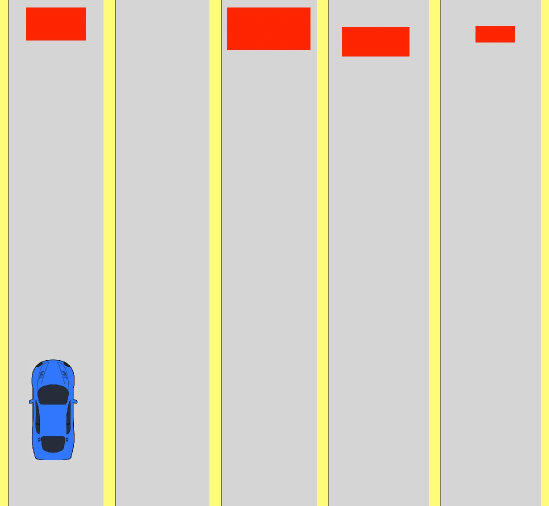
#> input picture Project_5_scene_analysing/task_2/image_00.jpg, 1098 x 1012 px (shown at 1/2 size)
$ python -i task_2.py   (imports and definitions only)
#> lines starting #> are read from the running program, lines starting #| are printed output that depends on the picture; after the words box and inside, x2 and y2 are one past the last pixel; in counts of white or black regions, pixels touching at a corner belong together
#> in find_road_number, `image_hsv = cv2.cvtColor(image, cv2.COLOR_RGB2HSV)`: image_hsv: shape (1012, 1098, 3); mean H, S, V 11.5, 26.5, 217.6
import cv2
import numpy as np


def find_count(image_hsv):

    coords = []

    hsv_low = (25, 0, 235)
    hsv_high = (40, 256, 256)
    borders_area = cv2.inRange(image_hsv, hsv_low, hsv_high)
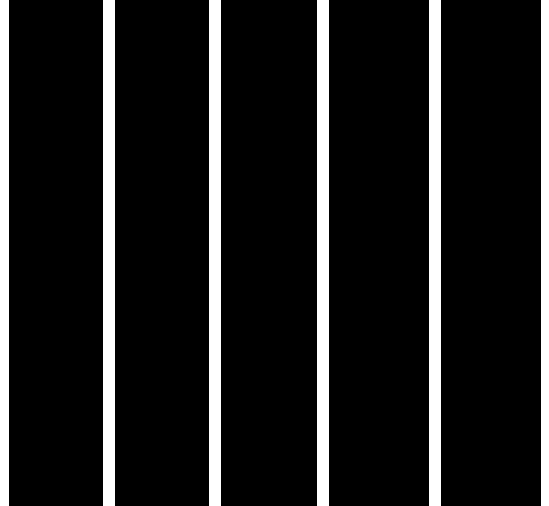
#> borders_area: shape (1012, 1098) (shown at 1/2 size); 11.4% white; 6 white regions, box (x1, y1, x2, y2) and area: (207, 0, 230, 1012) 23276, (419, 0, 442, 1012) 23276, (634, 0, 657, 1012) 23276, (858, 0, 881, 1012) 23276, (0, 0, 17, 1012) 17204, (1082, 0, 1098, 1012) 16192
    temp = 2

    for i in range(len(borders_area[10]) - 1):
        if borders_area[10][i] != borders_area[10][i + 1]:
            coords.append(i + 1)
            temp += 1
#> after the loop, coords = [17, 207, 230, 419, 442, 634, 657, 858, 881, 1082]; temp = 12

    return coords, temp / 2


def find_road_number(image: np.ndarray) -> int:
    """
    Найти номер дороги, на которой нет препятсвия в конце пути.

    :param image: исходное изображение
    :return: номер дороги, на котором нет препятсвия на дороге
    """
    road_number = None

    image_hsv = cv2.cvtColor(image, cv2.COLOR_RGB2HSV)

    coords, count_borders = find_count(image_hsv)
#> coords = [17, 207, 230, 419, 442, 634, 657, 858, 881, 1082]; count_borders = 6
    coords = np.asarray(coords)
    coords = coords.reshape(int(len(coords) / 2), 2)
#> coords = [[17, 207], [230, 419], [442, 634], [657, 858], [881, 1082]]

    imgs_list = []
    for i in range(int(count_borders - 1)):
        imgs_list.append(image_hsv[:, coords[i,0] : coords[i,1], :])
#> after the loop, imgs_list = 5 items

    message = 'error'
    for i in range(len(imgs_list)):

        hsv_low = (0, 200, 200)
        hsv_high = (8, 256, 256)
        red_detection = cv2.inRange(imgs_list[i], hsv_low, hsv_high)

        if np.count_nonzero(red_detection) == 0:

            hsv_low = (90, 150, 150)
            hsv_high = (130, 256, 256)
            blue_detection = cv2.inRange(imgs_list[i], hsv_low, hsv_high)

            if np.count_nonzero(blue_detection) == 0:
                road_number = i
                message = f'Нужно перестроиться на дорогу номер {road_number}'

            else:
                message = 'Перестраиваться не нужно'
#> this loop made 5 passes
#> (hsv_low, hsv_high, road_number, message) on pass 2: ((90, 150, 150), (130, 256, 256), 1, 'Нужно перестроиться на дорогу номер 1')
#> (hsv_low, hsv_high) on passes 1, 3, 4, 5: ((0, 200, 200), (8, 256, 256)), ((0, 200, 200), (8, 256, 256)), ((0, 200, 200), (8, 256, 256)), ((0, 200, 200), (8, 256, 256))
#> pass 1, in find_road_number, `red_detection = cv2.inRange(imgs_list[i], hsv_low, hsv_high)`:
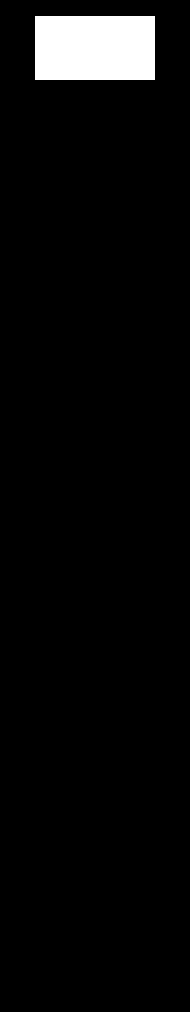
#> red_detection: shape (1012, 190); 4% white; 1 white region, box (x1, y1, x2, y2) and area: (35, 16, 155, 80) 7680
#> pass 3, in find_road_number, `red_detection = cv2.inRange(imgs_list[i], hsv_low, hsv_high)`:
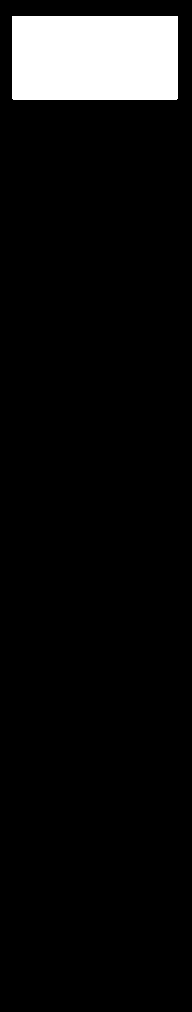
#> red_detection: shape (1012, 192); 7.2% white; 1 white region, box (x1, y1, x2, y2) and area: (12, 16, 178, 100) 13942

    return message

>>> import cv2
>>> picture = cv2.cvtColor(cv2.imread('task_2/image_00.jpg'), cv2.COLOR_BGR2RGB)
>>> result = find_road_number(picture)
#> result = 'Нужно перестроиться на дорогу номер 1'

$ run again, on Project_5_scene_analysing/task_2/image_01.jpg
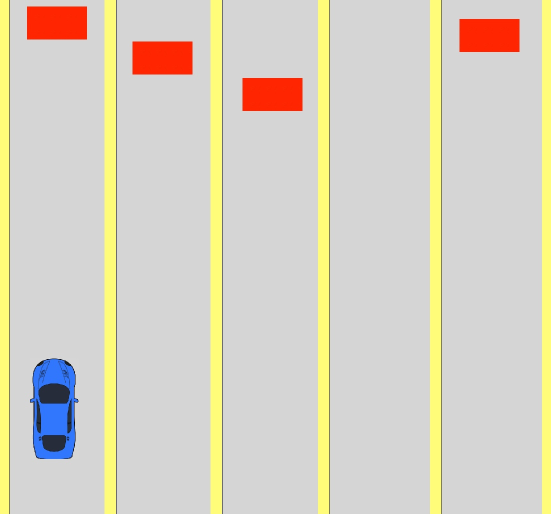
#> input picture Project_5_scene_analysing/task_2/image_01.jpg, 1102 x 1028 px (shown at 1/2 size)
#> image_hsv: shape (1028, 1102, 3); mean H, S, V 9.1, 26.5, 217.7
#> in find_count, `borders_area = cv2.inRange(image_hsv, hsv_low, hsv_high)`:
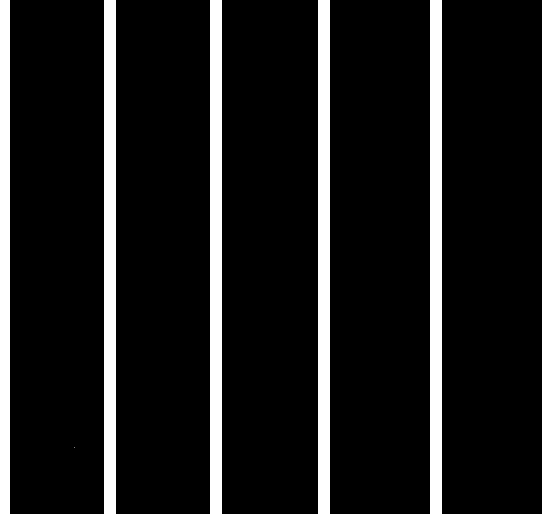
#> borders_area: shape (1028, 1102) (shown at 1/2 size); 11.7% white; 7 white regions (1 under 20 px), largest, box (x1, y1, x2, y2) and area: (209, 0, 232, 1028) 23644, (421, 0, 444, 1028) 23644, (636, 0, 659, 1028) 23644, (860, 0, 883, 1028) 23644, (0, 0, 19, 1028) 19532, (1084, 0, 1102, 1028) 18504
#> after the loop in find_count, `for i in range(len(borders_area[10]) - 1):`: coords = [19, 209, 232, 421, 444, 636, 659, 860, 883, 1084]; temp = 12
#> in find_road_number, `coords, count_borders = find_count(image_hsv)`: coords = [19, 209, 232, 421, 444, 636, 659, 860, 883, 1084]; count_borders = 6
#> in find_road_number, `coords = coords.reshape(int(len(coords) / 2), 2)`: coords = [[19, 209], [232, 421], [444, 636], [659, 860], [883, 1084]]
#> after the loop in find_road_number, `for i in range(int(count_borders - 1)):`: imgs_list = 5 items
#> the loop in find_road_number, `for i in range(len(imgs_list)): ` made 5 passes
#> (hsv_low, hsv_high, road_number, message) on pass 4: ((90, 150, 150), (130, 256, 256), 3, 'Нужно перестроиться на дорогу номер 3')
#> pass 3, in find_road_number, `red_detection = cv2.inRange(imgs_list[i], hsv_low, hsv_high)`:
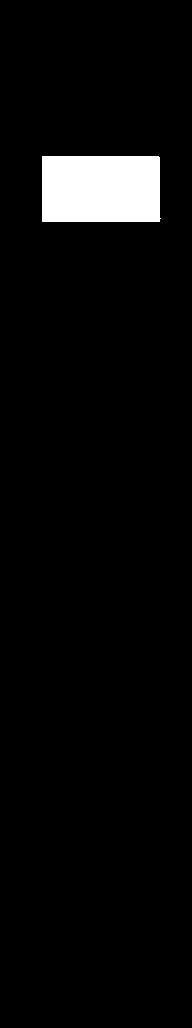
#> red_detection: shape (1028, 192); 3.9% white; 1 white region, box (x1, y1, x2, y2) and area: (42, 156, 161, 222) 7788
#> result = 'Нужно перестроиться на дорогу номер 3'

$ run again, on Project_5_scene_analysing/task_2/image_02.jpg
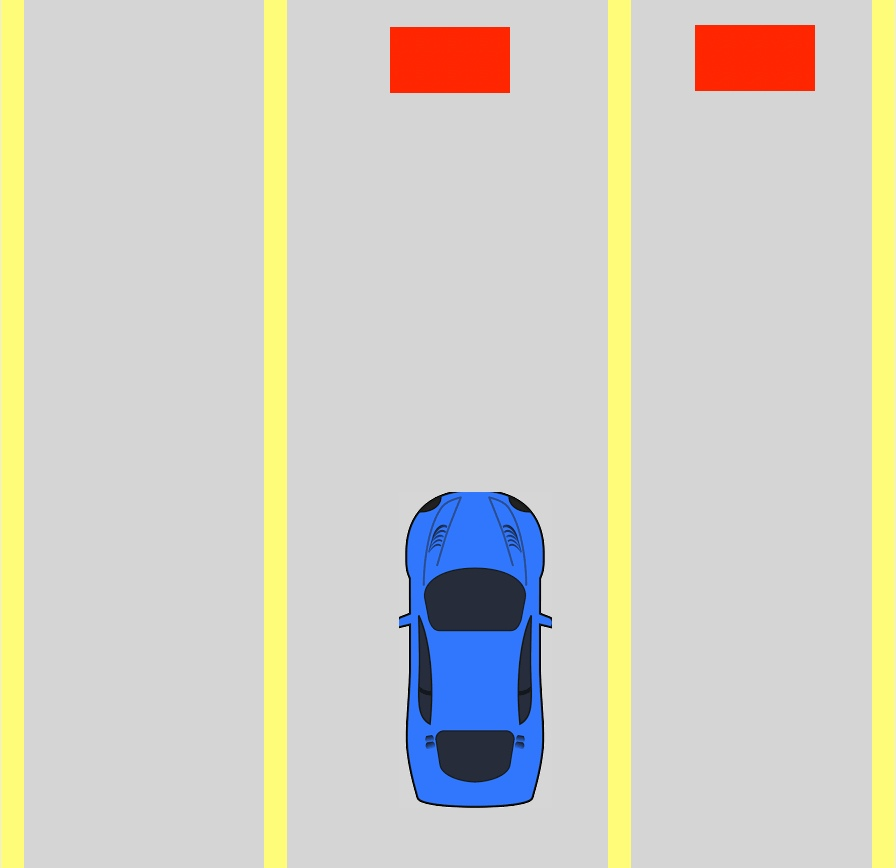
#> input picture Project_5_scene_analysing/task_2/image_02.jpg, 896 x 868 px
#> image_hsv: shape (868, 896, 3); mean H, S, V 10.4, 28.3, 216.6
#> in find_count, `borders_area = cv2.inRange(image_hsv, hsv_low, hsv_high)`:
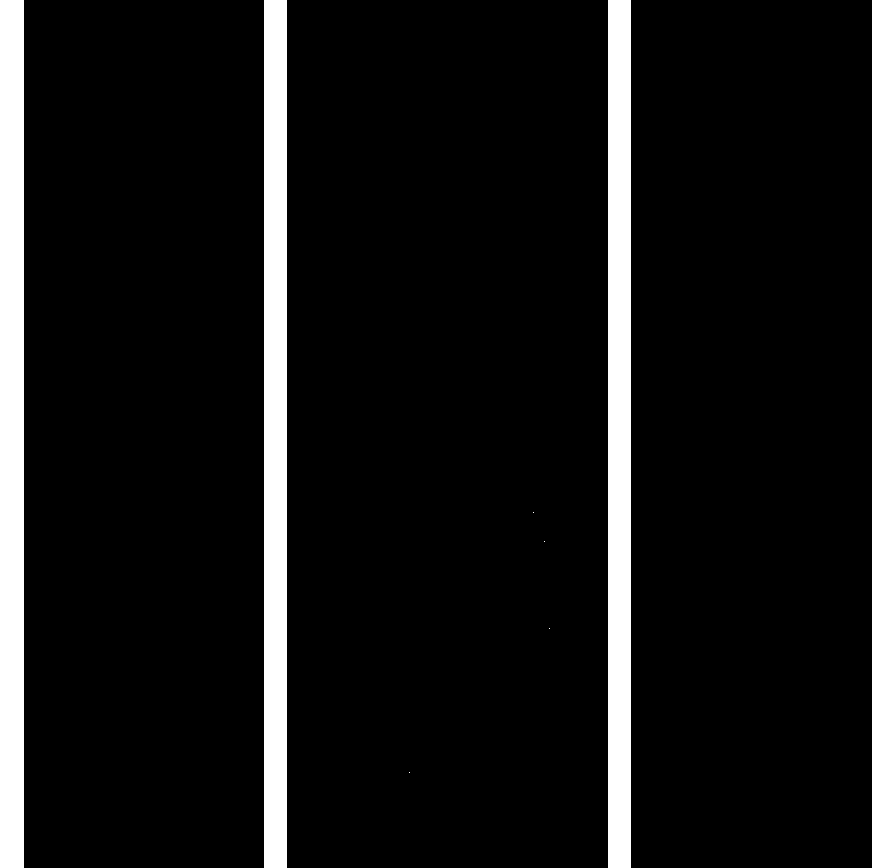
#> borders_area: shape (868, 896); 10.5% white; 8 white regions (4 under 20 px), largest, box (x1, y1, x2, y2) and area: (0, 0, 24, 868) 20832, (872, 0, 896, 868) 20832, (264, 0, 287, 868) 19964, (608, 0, 631, 868) 19964
#> after the loop in find_count, `for i in range(len(borders_area[10]) - 1):`: coords = [24, 264, 287, 608, 631, 872]; temp = 8
#> in find_road_number, `coords, count_borders = find_count(image_hsv)`: coords = [24, 264, 287, 608, 631, 872]; count_borders = 4
#> in find_road_number, `coords = coords.reshape(int(len(coords) / 2), 2)`: coords = [[24, 264], [287, 608], [631, 872]]
#> after the loop in find_road_number, `for i in range(int(count_borders - 1)):`: imgs_list = 3 items
#> the loop in find_road_number, `for i in range(len(imgs_list)): ` made 3 passes
#> (hsv_low, hsv_high, road_number, message) on pass 1: ((90, 150, 150), (130, 256, 256), 0, 'Нужно перестроиться на дорогу номер 0')
#> pass 3, in find_road_number, `red_detection = cv2.inRange(imgs_list[i], hsv_low, hsv_high)`:
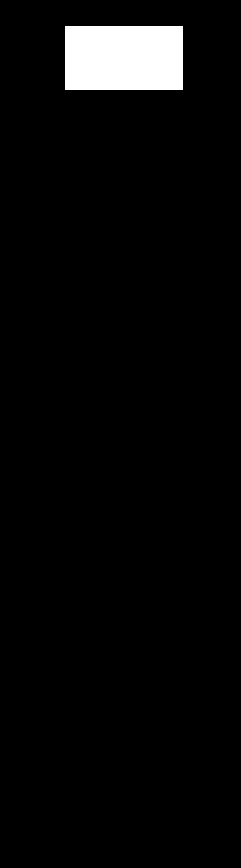
#> red_detection: shape (868, 241); 3.6% white; 1 white region, box (x1, y1, x2, y2) and area: (65, 26, 183, 90) 7552
#> result = 'Нужно перестроиться на дорогу номер 0'
